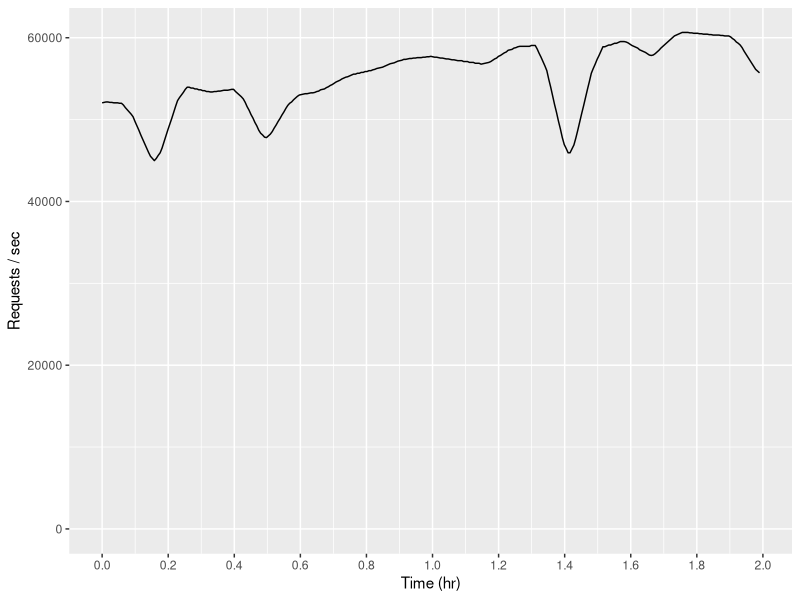

Write the R code that produced this figure.
#!/usr/bin/env Rscript

library(scales)
library(ggplot2)

data <- read.csv(file="subset-facebook-trace.csv", header=FALSE)
colnames(data) <- c("Time", "QPS")
data$Time <- data$Time / 3600
pdf("subset-facebook-trace.pdf", height=2, width=8)
ggplot(data, aes(x=Time, y=QPS)) +
	geom_line() +
	xlab("Time (hr)") + 
	ylab("Requests / sec") +
	scale_x_continuous(breaks=pretty_breaks(n=12)) +
	scale_y_continuous(limits=c(0, NA))
.junk <- dev.off()
